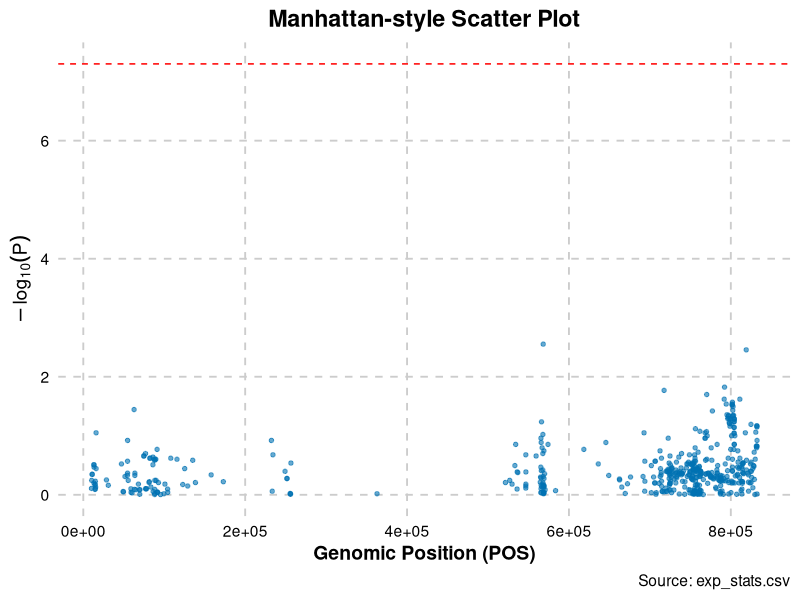
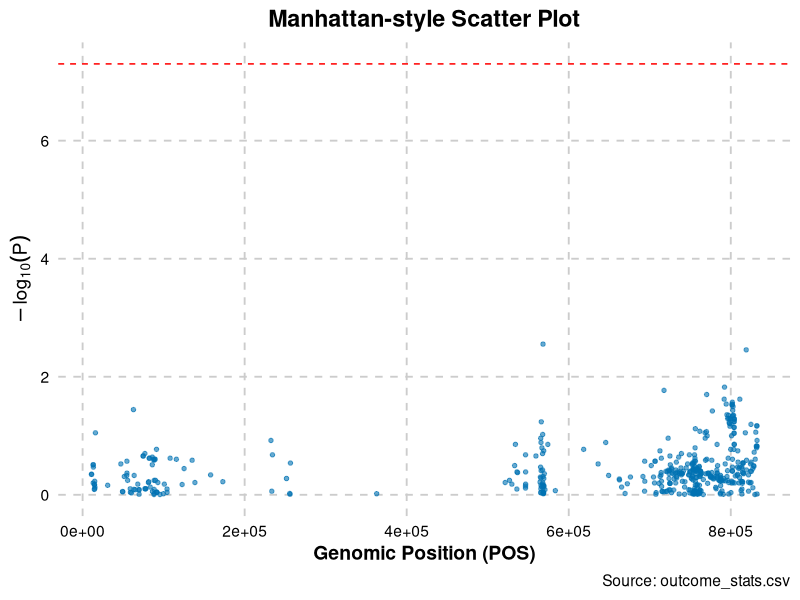

Source code (R) for these figures, in order:
# === Install packages === #
install.packages("ggplot2")
install.packages("dplyr")

# === Call libraries === #
library(ggplot2)
library(dplyr)

# Set working directory
setwd("/Users/guillermocomesanacimadevila/cpep_MR/Cleaned Data")

# Load exposure GWAS data
exposure <- read.csv("exp_stats.csv", header=TRUE)

# Ensure P_VALUE is numeric
exposure$P_VALUE <- as.numeric(exposure$P_VALUE)

# Convert P_VALUE to -log10 scale
exposure$logP <- -log10(exposure$P_VALUE)

# Create scatter plot
plot <- ggplot(exposure, aes(x = POS, y = logP)) +
  geom_point(alpha = 0.6, color = "#0072B2", size = 1.2) +  
  theme_minimal(base_size = 14) +  
  labs(
    title = "Manhattan-style Scatter Plot",
    x = "Genomic Position (POS)",
    y = expression(-log[10](P)),
    caption = "Source: exp_stats.csv"
  ) +
  theme(
    plot.title = element_text(hjust = 0.5, face = "bold"),
    axis.title = element_text(face = "bold"),
    axis.text = element_text(color = "black"),
    panel.grid.major = element_line(color = "grey80", linetype = "dashed"),
    panel.grid.minor = element_blank()
  ) +
  geom_hline(yintercept = -log10(5e-8), linetype = "dashed", color = "red")  

# Display plot
print(plot)

# Outcome dataset
outcome <- read.csv("outcome_stats.csv", header=TRUE)

# Ensure P_VAL = NUMERIC
outcome$P_VALUE <- as.numeric(outcome$P_VALUE)

# Convert P_VALUE to -log10 scale
outcome$logP <- -log10(outcome$P_VALUE)

# Create scatter plot
plot2 <- ggplot(outcome, aes(x = POS, y = logP)) +
  geom_point(alpha = 0.6, color = "#0072B2", size = 1.2) +  
  theme_minimal(base_size = 14) +  
  labs(
    title = "Manhattan-style Scatter Plot",
    x = "Genomic Position (POS)",
    y = expression(-log[10](P)),
    caption = "Source: outcome_stats.csv"
  ) +
  theme(
    plot.title = element_text(hjust = 0.5, face = "bold"),
    axis.title = element_text(face = "bold"),
    axis.text = element_text(color = "black"),
    panel.grid.major = element_line(color = "grey80", linetype = "dashed"),
    panel.grid.minor = element_blank()
  ) +
  geom_hline(yintercept = -log10(5e-8), linetype = "dashed", color = "red")  

# Display plot
print(plot2)